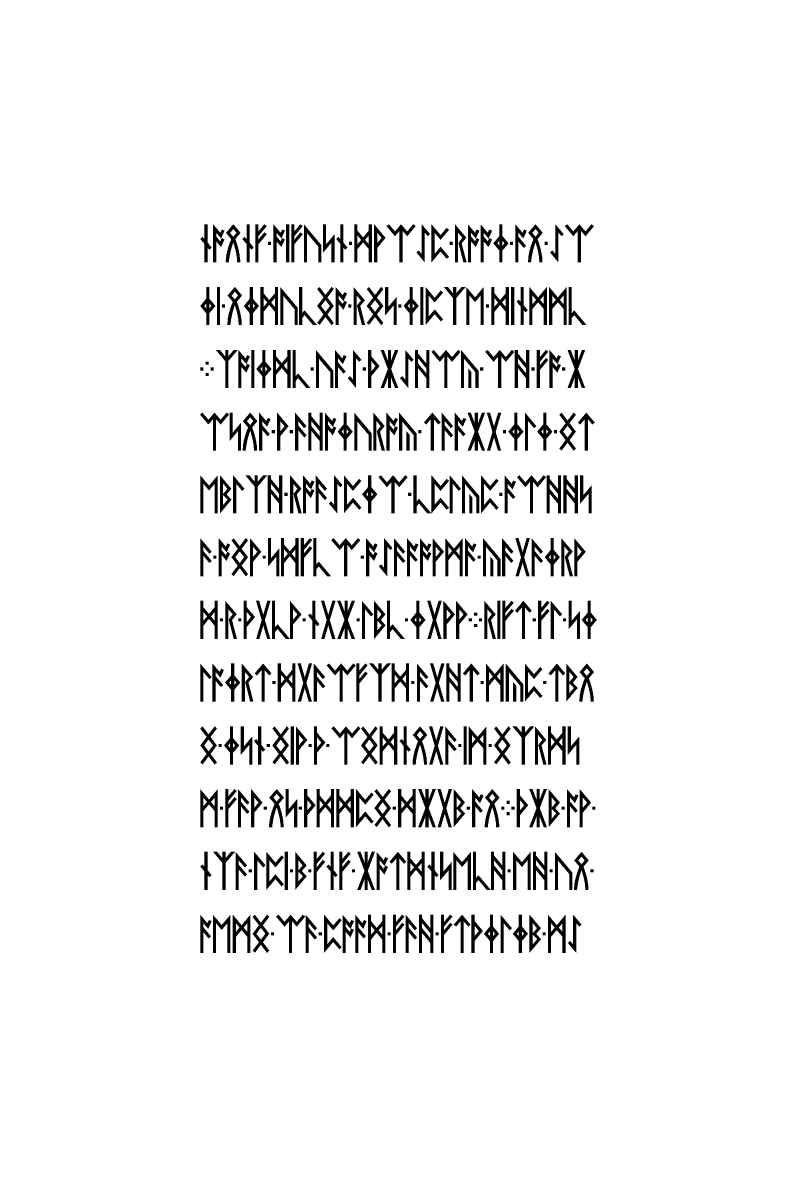
#> input picture 04/19.jpg, 2400 x 3600 px, found by its file name (shown at 1/3 size)
$ python lp2_p2_marginal_sign_rotation_sft.py resources/liber-primus/19.jpg
#> lines starting #> are read from the running program, lines starting #| are printed output that depends on the picture; after the words box and inside, x2 and y2 are one past the last pixel; in counts of white or black regions, pixels touching at a corner belong together
#!/usr/bin/env python3
"""Measure the two large marginal ink components on original LP2 physical p2.

Usage: python sims/lp2_p2_marginal_sign_rotation_sft.py resources/liber-primus/19.jpg
Dependencies: Pillow, NumPy, SciPy.
This tests geometric pairing only; it does not infer a cipher/key mapping.
"""
import hashlib
import json
import sys
from pathlib import Path

import numpy as np
from PIL import Image
from scipy import ndimage

if len(sys.argv) != 2:
    raise SystemExit("usage: python sims/lp2_p2_marginal_sign_rotation_sft.py path/to/19.jpg")

path = Path(sys.argv[1])
raw = path.read_bytes()
gray = np.asarray(Image.open(path).convert("L"))
#> gray is the input picture: shape (3600, 2400); min 0, max 255, mean 239.2
height, width = gray.shape
#> height = 3600; width = 2400


def find_pair(threshold):
#> called with threshold = 96
    foreground = gray < threshold
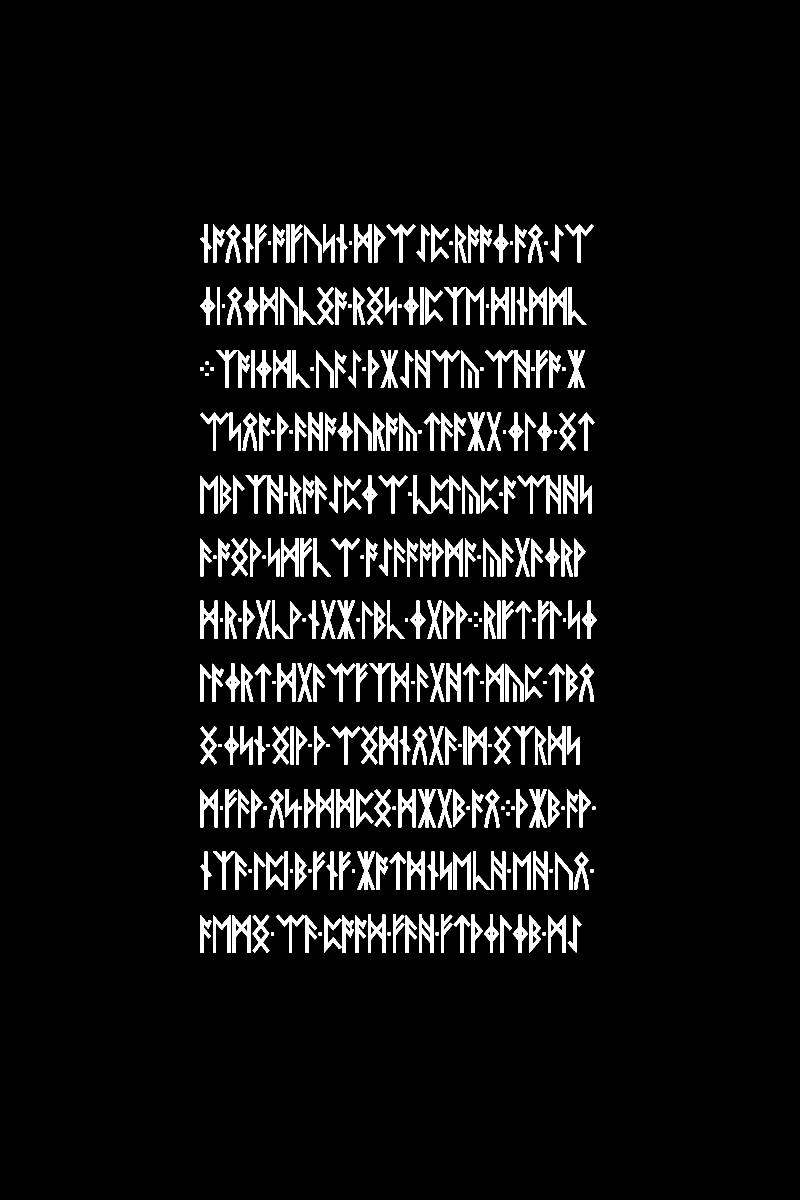
#> foreground: shape (3600, 2400) bool (shown at 1/3 size); 6.2% white; 349 white regions, largest, box (x1, y1, x2, y2) and area: (1240, 1426, 1347, 1540) 3877, (843, 1614, 896, 1729) 3088, (833, 1990, 886, 2105) 3088
    labels, _ = ndimage.label(foreground, structure=np.ones((3, 3), dtype=np.uint8))
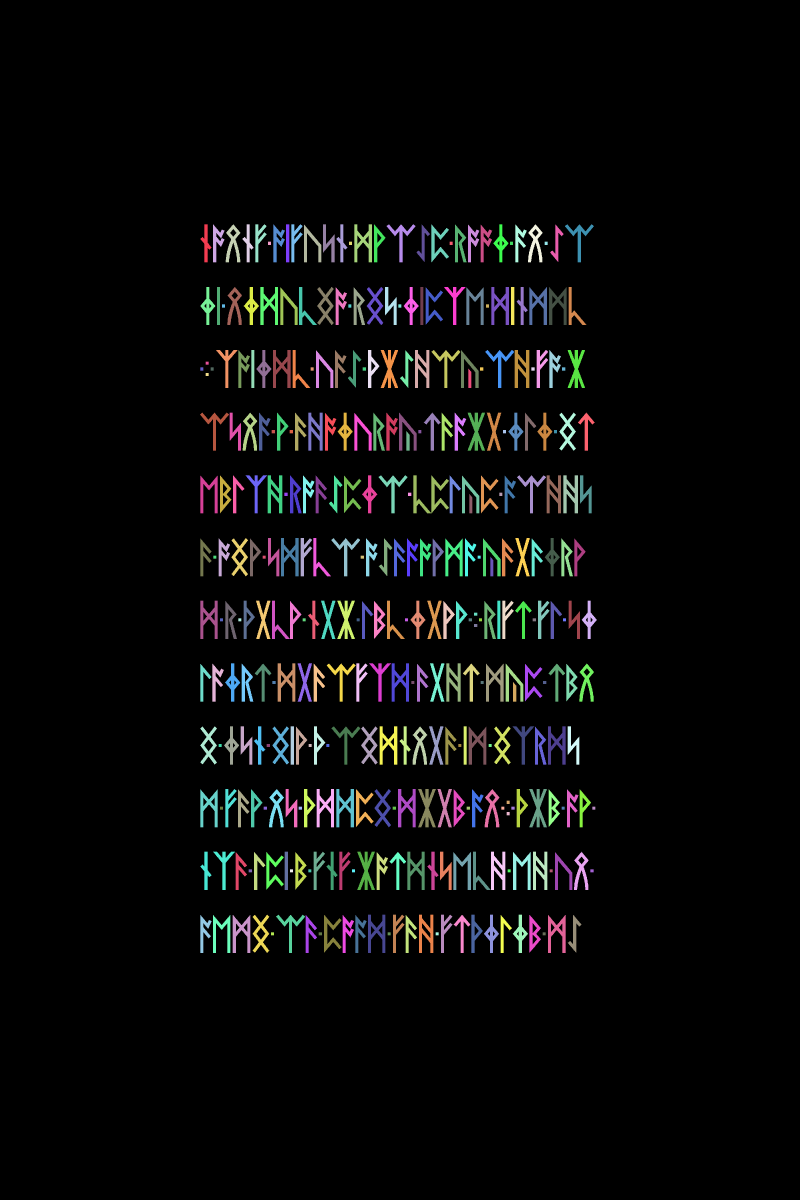
#> labels: shape (3600, 2400) int32 (shown at 1/3 size); 350 distinct labels, from 0 to 349; one colour per label, 0 black
    objects = ndimage.find_objects(labels)
#> objects = 349 items
    candidates = []
    for label_id, slc in enumerate(objects, start=1):
        if slc is None:
            continue
        ys, xs = slc
        x, y = int(xs.start), int(ys.start)
        w, h = int(xs.stop - xs.start), int(ys.stop - ys.start)
        area = int(np.count_nonzero(labels[slc] == label_id))
        if area > 10000 and (x < 700 or x > 1700):
            candidates.append({"label": label_id, "x": x, "y": y, "w": w, "h": h, "area": area})
#> this loop made 349 passes
#> (x, y, w, h, area) on passes 1 to 3: (601, 673, 34, 114, 1393), (639, 673, 35, 114, 1800), (677, 673, 44, 114, 2219)
#> after the loop, candidates = []
#> (the run stopped early here; a loop or call above may not have finished)
